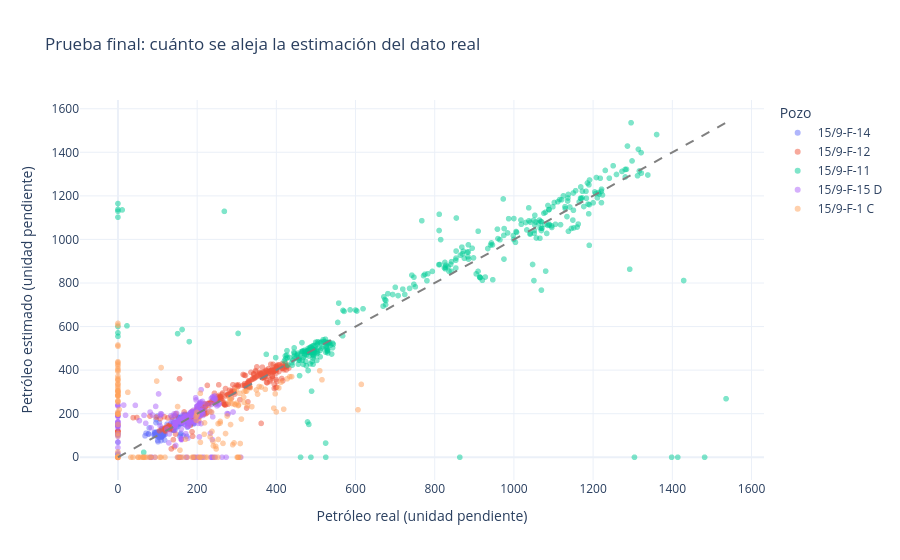

The notebook cell this image was saved under:
### Markdown cell above
### Un dibujo para ver errores de cantidad

Cada punto es un día de prueba. Comparamos petróleo real con lo predicho. En la línea diagonal acertaríamos exactamente; cuanto más lejos, mayor error. El color indica el pozo. Las unidades diarias siguen pendientes de confirmar.

### Code cell
p_reg = predicciones["Regresión"]
fig_cantidades = px.scatter(p_reg, x="Y_PETROLEO_7D", y="ELEGIDO", color="NPD_WELL_BORE_NAME", hover_data=["DATEPRD", "FECHA_OBJETIVO"],
                           labels={"Y_PETROLEO_7D": "Petróleo real (unidad pendiente)", "ELEGIDO": "Petróleo estimado (unidad pendiente)", "NPD_WELL_BORE_NAME": "Pozo"},
                           title="Prueba final: cuánto se aleja la estimación del dato real", template="plotly_white", opacity=0.5)
limite = float(max(p_reg["Y_PETROLEO_7D"].max(), p_reg["ELEGIDO"].max()))
fig_cantidades.add_shape(type="line", x0=0, y0=0, x1=limite, y1=limite, line=dict(dash="dash", color="gray"))
fig_cantidades.show()

### Figure 1 — Plotly figure (JSON) as saved in the notebook; plotly's stock layout.template omitted (floating-point values rounded to 4 significant figures; data arrays with more than 128 entries replaced by an {"elided": "..."} marker saying what was removed)
{"data": [{"customdata": {"elided": "372x2 str values"}, "hovertemplate": "Pozo=15/9-F-14<br>Petróleo real (unidad pendiente)=%{x}<br>Petróleo estimado (unidad pendiente)=%{y}<br>DATEPRD=%{customdata[0]}<br>FECHA_OBJETIVO=%{customdata[1]}<extra></extra>", "legendgroup": "15/9-F-14", "marker": {"color": "#636efa", "opacity": 0.5, "symbol": "circle"}, "mode": "markers", "name": "15/9-F-14", "showlegend": true, "type": "scattergl", "x": {"elided": "372 float values"}, "xaxis": "x", "y": {"elided": "372 float values"}, "yaxis": "y"}, {"customdata": {"elided": "372x2 str values"}, "hovertemplate": "Pozo=15/9-F-12<br>Petróleo real (unidad pendiente)=%{x}<br>Petróleo estimado (unidad pendiente)=%{y}<br>DATEPRD=%{customdata[0]}<br>FECHA_OBJETIVO=%{customdata[1]}<extra></extra>", "legendgroup": "15/9-F-12", "marker": {"color": "#EF553B", "opacity": 0.5, "symbol": "circle"}, "mode": "markers", "name": "15/9-F-12", "showlegend": true, "type": "scattergl", "x": {"elided": "372 float values"}, "xaxis": "x", "y": {"elided": "372 float values"}, "yaxis": "y"}, {"customdata": {"elided": "372x2 str values"}, "hovertemplate": "Pozo=15/9-F-11<br>Petróleo real (unidad pendiente)=%{x}<br>Petróleo estimado (unidad pendiente)=%{y}<br>DATEPRD=%{customdata[0]}<br>FECHA_OBJETIVO=%{customdata[1]}<extra></extra>", "legendgroup": "15/9-F-11", "marker": {"color": "#00cc96", "opacity": 0.5, "symbol": "circle"}, "mode": "markers", "name": "15/9-F-11", "showlegend": true, "type": "scattergl", "x": {"elided": "372 float values"}, "xaxis": "x", "y": {"elided": "372 float values"}, "yaxis": "y"}, {"customdata": {"elided": "372x2 str values"}, "hovertemplate": "Pozo=15/9-F-15 D<br>Petróleo real (unidad pendiente)=%{x}<br>Petróleo estimado (unidad pendiente)=%{y}<br>DATEPRD=%{customdata[0]}<br>FECHA_OBJETIVO=%{customdata[1]}<extra></extra>", "legendgroup": "15/9-F-15 D", "marker": {"color": "#ab63fa", "opacity": 0.5, "symbol": "circle"}, "mode": "markers", "name": "15/9-F-15 D", "showlegend": true, "type": "scattergl", "x": {"elided": "372 float values"}, "xaxis": "x", "y": {"elided": "372 float values"}, "yaxis": "y"}, {"customdata": {"elided": "223x2 str values"}, "hovertemplate": "Pozo=15/9-F-1 C<br>Petróleo real (unidad pendiente)=%{x}<br>Petróleo estimado (unidad pendiente)=%{y}<br>DATEPRD=%{customdata[0]}<br>FECHA_OBJETIVO=%{customdata[1]}<extra></extra>", "legendgroup": "15/9-F-1 C", "marker": {"color": "#FFA15A", "opacity": 0.5, "symbol": "circle"}, "mode": "markers", "name": "15/9-F-1 C", "showlegend": true, "type": "scattergl", "x": {"elided": "223 float values"}, "xaxis": "x", "y": {"elided": "223 float values"}, "yaxis": "y"}], "layout": {"legend": {"title": {"text": "Pozo"}, "tracegroupgap": 0}, "shapes": [{"line": {"color": "gray", "dash": "dash"}, "type": "line", "x0": 0, "x1": 1536.0, "y0": 0, "y1": 1536.0}], "title": {"text": "Prueba final: cuánto se aleja la estimación del dato real"}, "xaxis": {"anchor": "y", "domain": [0, 1], "title": {"text": "Petróleo real (unidad pendiente)"}}, "yaxis": {"anchor": "x", "domain": [0, 1], "title": {"text": "Petróleo estimado (unidad pendiente)"}}}}
